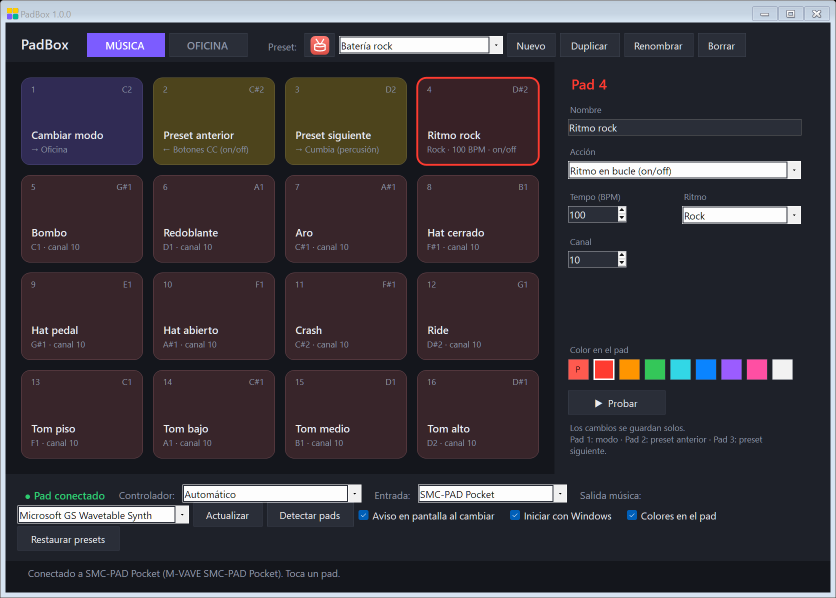
#> input picture docs/captura-primera-vez.png, 1672 x 1196 px (shown at 1/2 size)
$ python render.py ../docs/captura-primera-vez.png
#> lines starting #> are read from the running program, lines starting #| are printed output that depends on the picture
# Motion graphics promocional de PadBox: 1920x1080, 30 fps, 8 escenas de 2 compases a 126 BPM (~30 s).
# Dibuja cada fotograma con Pillow, escribe un MP4 intermedio (OpenCV) y la banda sonora (WAV) hecha con
# los sonidos originales del preset "Drum Pad EDM". mux.ps1 junta ambos en un MP4 H.264 con audio.
#   python render.py              -> out\video.mp4 + out\musica.wav
#   python render.py --stills 2,9 -> out\still_2.0.png, out\still_9.0.png (para revisar)
#   python render.py --lang en    -> versión en inglés en out\en (usa las capturas de docs\en)
import math
import os
import sys
import wave
from functools import lru_cache

import cv2
import numpy as np
from PIL import Image, ImageDraw, ImageFont, ImageFilter

HERE = os.path.dirname(os.path.abspath(__file__))
REPO = os.path.dirname(HERE)
LANG = sys.argv[sys.argv.index("--lang") + 1] if "--lang" in sys.argv else "es"
OUT = os.path.join(HERE, "out", "en") if LANG == "en" else os.path.join(HERE, "out")
SHOTS = os.path.join(REPO, "docs", "en") if LANG == "en" else os.path.join(REPO, "docs")

# Textos del video en inglés (cada texto que se dibuja se busca aquí tal cual)
EN = {
    "Tu controlador de pads, a otro nivel.": "Your pad controller, taken to the next level.",
    "Cualquier": "Works with",
    "controlador MIDI": "MIDI controllers",
    "de 8 o 16 pads": "with 8 or 16 pads",
    "y más": "and more",
    "El pad 1 cambia de modo": "Pad 1 switches modes",
    "y los pads 2 y 3 cambian de preset": "and pads 2 and 3 switch presets",
    "MÚSICA": "MUSIC",
    "OFICINA": "OFFICE",
    "MÚSICA  ·  1 de 13": "MUSIC  ·  1 of 13",
    "OFICINA  ·  1 de 6": "OFFICE  ·  1 of 6",
    "Batería rock": "Rock drums",
    "Escritorio": "Desktop",
    "Balada": "Ballad",
    "Reggaetón": "Reggaeton",
    "13 presets": "13 unique",
    "únicos": "presets",
    "Cada uno con su ritmo,": "Each with its own beat,",
    "instrumento y tonalidad": "instrument and key",
    "Bucles": "Synced",
    "sincronizados": "loops",
    "Prende capas y entran a tiempo": "Layers come in right on the beat",
    "Atajos con": "One-touch",
    "un toque": "shortcuts",
    "Windows · Navegador · OBS": "Windows · Browser · OBS",
    "Tus pads,": "Your pads,",
    "a todo color": "in full color",
    "El color cambia con cada preset": "Colors change with each preset",
    "M-VAVE SMC-PAD Pocket: probado": "M-VAVE SMC-PAD Pocket: tested",
    "Perfiles sin probar: Akai · Novation": "Untested profiles: Akai · Novation",
    "Otros: con «Detectar pads»": "Others: with “Detect pads”",
    "Gratis  ·  Windows 10 y 11  ·  Código abierto": "Free  ·  Windows 10 and 11  ·  Open source",
    "Consíguelo en Microsoft Store": "Get it on the Microsoft Store",
}


def tr(s):
    return EN.get(s, s) if LANG == "en" else s


W, H, FPS = 1920, 1080, 30
BPM = 126
BEAT = 60 / BPM
SCENE = 8 * BEAT                       # 2 compases (= largo de los bucles EDM)
N_SCENES = 8
DURATION = N_SCENES * SCENE
SS = 3                                 # supermuestreo para bordes suaves

# ---------- colores (los de la app) ----------
BG = (14, 16, 20)
PANEL = (30, 33, 41)
BODY = (34, 37, 46)
TEXT = (236, 238, 244)
MUTED = (150, 158, 178)
MUSIC = (124, 92, 255)
OFFICE = (0, 184, 148)
YELLOW = (255, 204, 0)
DEVICE_YELLOW = (250, 250, 0)
RED, ORANGE, GREEN = (255, 59, 48), (255, 149, 0), (52, 199, 89)
CYAN, BLUE, PURPLE, PINK, WHITE = (50, 215, 230), (10, 132, 255), (155, 92, 255), (255, 79, 163), (242, 242, 242)

FONT_DIR = r"C:\Windows\Fonts"
FONT_FILES = {"regular": "segoeui.ttf", "semibold": "seguisb.ttf", "bold": "segoeuib.ttf", "icons": "SegoeIcons.ttf"}


@lru_cache(64)
def font(weight, size):
    return ImageFont.truetype(os.path.join(FONT_DIR, FONT_FILES[weight]), size)


# ---------- animación ----------
def clamp(x, a=0.0, b=1.0):
    return max(a, min(b, x))


def prog(t, start, dur):
    return clamp((t - start) / dur)


def ease_out(x):
    x = clamp(x)
    return 1 - (1 - x) ** 3


def ease_in_out(x):
    x = clamp(x)
    return 4 * x ** 3 if x < 0.5 else 1 - (-2 * x + 2) ** 3 / 2


def ease_back(x, s=1.9):
    x = clamp(x)
    return 1 + (s + 1) * (x - 1) ** 3 + s * (x - 1) ** 2


def pulse(t, decay=0.16):
    """1 en cada tiempo (negra) y cae rápido: para que todo "golpee" con la música."""
    return math.exp(-(t % BEAT) / decay)


def mix(a, b, k):
    return tuple(int(a[i] + (b[i] - a[i]) * k) for i in range(3))


def q(c, step=6):
    return tuple(int(v) // step * step for v in c)


# ---------- sprites ----------
# [13 lines left out: function paste, not called in this run]


def paste_c(frame, spr, cx, cy, alpha=1.0):
    paste(frame, spr, cx - spr.size[0] / 2, cy - spr.size[1] / 2, alpha)


# [63 lines left out: functions rrect, glow, text, glyph, tile, pill, not called in this run]


# ---------- recursos ----------
def load_shot(name):
#> called with name = 'captura-primera-vez.png'
    for p in (os.path.join(SHOTS, name),):
        if os.path.exists(p):
            return Image.open(p).convert("RGBA")
#> returned value is the input picture: PIL image 1672x1196 RGBA; mean R, G, B, A 59.9, 55.9, 62.2, 255
    raise FileNotFoundError(name)


SHOT_MUSIC = load_shot("captura-primera-vez.png")
SHOT_OFFICE = load_shot("captura-oficina.png")
#> call 2 of load_shot, with name = 'captura-oficina.png'
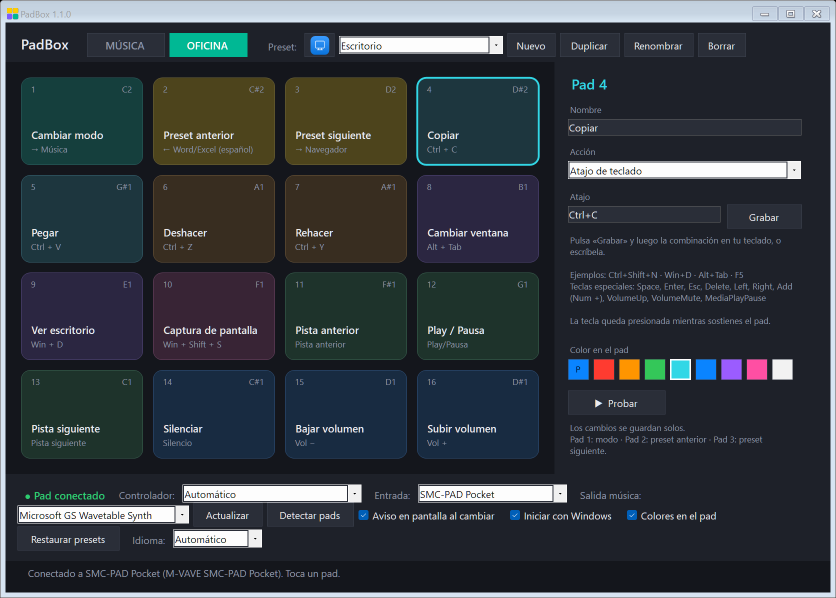
#> input picture docs/captura-oficina.png, 1672 x 1196 px (shown at 1/2 size)
#> in load_shot, returned value is the input picture: PIL image 1672x1196 RGBA; mean R, G, B, A 53.2, 59.6, 65.4, 255
SHOT_EDM = load_shot("captura-edm.png")
#> call 3 of load_shot, with name = 'captura-edm.png'
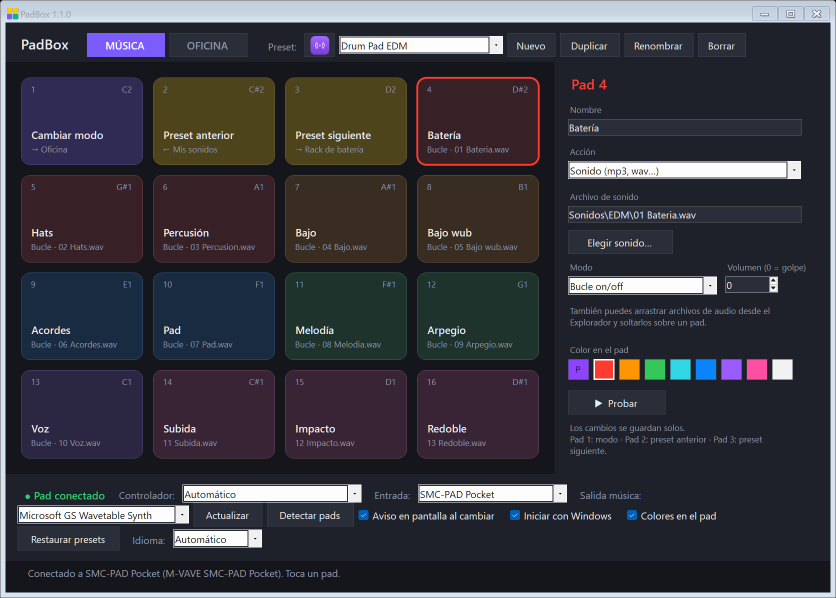
#> input picture docs/captura-edm.png, 1672 x 1196 px (shown at 1/2 size)
#> in load_shot, returned value is the input picture: PIL image 1672x1196 RGBA; mean R, G, B, A 58.2, 58, 65.2, 255


# [23 lines left out: functions shot_scaled, shadow, draw_shot, not called in this run]


def make_background():
    yy = np.linspace(0, 1, H)[:, None]
    xx = np.linspace(0, 1, W)[None, :]
    base = np.array(BG, float)
    shade = 1 + 0.25 * (1 - yy) - 0.35 * ((xx - 0.5) ** 2 + (yy - 0.45) ** 2)
    arr = np.clip(base[None, None, :] * shade[..., None], 0, 255).astype(np.uint8)
    img = Image.fromarray(arr, "RGB").convert("RGBA")
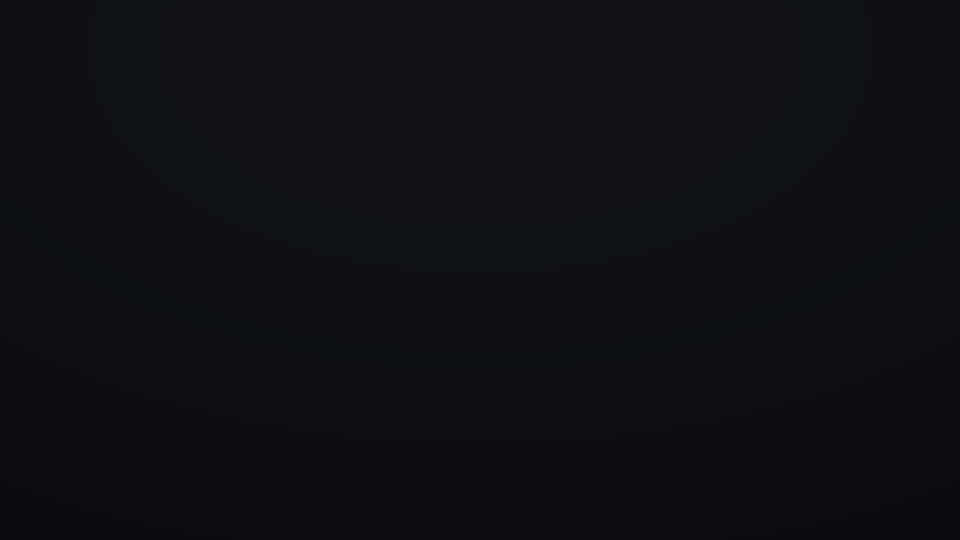
#> img: PIL image 1920x1080 RGBA (shown at 1/2 size); mean R, G, B, A 14.4, 16.5, 20.8, 255
    d = ImageDraw.Draw(img)
    for gx in range(0, W, 60):                      # cuadrícula de puntos muy suave
        for gy in range(0, H, 60):
            d.point((gx, gy), fill=(40, 44, 54, 255))
    return img


BACKGROUND = make_background()

# Íconos (mismos símbolos que PadBox)
IC = {"desktop": (0xE7F4, BLUE), "browser": (0xE774, OFFICE), "obs": (0xE7C8, (229, 72, 77)), "brush": (0xE771, (49, 168, 255)),
      "pen": (0xE76D, (255, 154, 0)), "doc": (0xE8A5, (79, 107, 237)), "notes": (0xE8D6, ORANGE), "keys": (0xE765, (91, 140, 255)),
      "song": (0xE90B, PINK), "bolt": (0xE945, (245, 176, 0)), "stream": (0xE93E, (142, 68, 255)), "drum": (0xE8D6, (255, 90, 79)),
      "play": (0xE768, (46, 204, 113)), "mic": (0xE720, (232, 67, 147))}
CHECK = 0xE73E


# ---------- el controlador dibujado ----------
# [51 lines left out: functions controller, caption, osd, not called in this run]


# ---------- escenas (lt = segundos desde el inicio de la escena) ----------
LOGO_COLORS = [YELLOW, YELLOW, MUSIC, OFFICE]


# [38 lines left out: functions logo, scene_intro, chase_press, not called in this run]


SPIRAL = [0, 1, 2, 3, 7, 11, 15, 14, 13, 12, 8, 4, 5, 6, 10, 9]


# [50 lines left out: functions scene_controller, scene_modes, not called in this run]


GENRES = ["Cumbia", "Cumbia villera", "Vallenato", "Cuarteto", "Rock", "Balada", "Blues", "Bossa nova", "Reggaetón", "Dubstep"]


# [14 lines left out: function scene_music, not called in this run]


EDM_PX, EDM_PY, EDM_PW, EDM_PH = [42, 306, 569, 833], [155, 350, 545, 740], 244, 173


# [40 lines left out: functions scene_edm, scene_office, not called in this run]


PALETTES = [
    ("Escritorio", [OFFICE, YELLOW, YELLOW, CYAN, CYAN, ORANGE, ORANGE, PURPLE, PURPLE, PINK, GREEN, GREEN, GREEN, BLUE, BLUE, BLUE]),
    ("OBS", [OFFICE, YELLOW, YELLOW, RED, RED, RED, RED, BLUE, BLUE, BLUE, BLUE, ORANGE, ORANGE, PINK, PURPLE, PURPLE]),
    ("Drum Pad EDM", [MUSIC, YELLOW, YELLOW, RED, RED, RED, ORANGE, ORANGE, BLUE, BLUE, GREEN, GREEN, PURPLE, PINK, PINK, PINK]),
    ("Cumbia", [MUSIC, YELLOW, YELLOW, RED] + [ORANGE] * 12),
]


# [44 lines left out: functions scene_colors, scene_outro, not called in this run]


SCENES = [scene_intro, scene_controller, scene_modes, scene_music, scene_edm, scene_office, scene_colors, scene_outro]


# [20 lines left out: functions render_frame, read_wav, not called in this run]


def soundtrack(path):
#> called with path = 'video/out/musica.wav'
    for d in (os.path.join(os.path.dirname(REPO), "Sonidos", "EDM"), os.path.join(REPO, "dist", "PadBox-1.0.0", "Sonidos", "EDM")):
        if os.path.isdir(d):
            src = d
            break
    else:
        raise FileNotFoundError("Ejecuta build.bat primero: faltan los sonidos EDM")
    names = {"bat": "01 Bateria", "hats": "02 Hats", "perc": "03 Percusion", "bajo": "04 Bajo", "wub": "05 Bajo wub", "acordes": "06 Acordes",
             "pad": "07 Pad", "mel": "08 Melodia", "arp": "09 Arpegio", "voz": "10 Voz", "subida": "11 Subida", "impacto": "12 Impacto", "redoble": "13 Redoble"}
    s = {k: read_wav(os.path.join(src, v + ".wav")) for k, v in names.items()}
    sr = 44100
    seg = int(round(SCENE * sr))
    total = seg * N_SCENES + sr * 2
    out = np.zeros(total, np.float32)

    # [5 lines left out: function put, not called in this run]

    plan = [
        {"pad": 0.75, "arp": 0.35, "subida": 0.8},
        {"impacto": 0.9, "bat": 0.85, "bajo": 0.7, "acordes": 0.5},
        {"bat": 0.85, "bajo": 0.7, "acordes": 0.45, "hats": 0.55, "mel": 0.6},
        {"bat": 0.85, "bajo": 0.7, "hats": 0.55, "mel": 0.55, "voz": 0.55, "perc": 0.5},
        {"bat": 0.85, "hats": 0.55, "wub": 0.45, "acordes": 0.45, "perc": 0.5},
        {"bat": 0.85, "hats": 0.55, "bajo": 0.7, "mel": 0.55, "arp": 0.35, "voz": 0.5},
        {"bat": 0.85, "hats": 0.55, "perc": 0.45, "bajo": 0.7, "acordes": 0.45, "mel": 0.5, "voz": 0.45, "redoble": 0.6},
        {"impacto": 0.9, "pad": 0.8, "acordes": 0.4, "arp": 0.3},
    ]
    for sec, parts in enumerate(plan):
        for k, g in parts.items():
            put(k, sec, g)
    out = out[: seg * N_SCENES]
    fade = int(1.2 * sr)
    out[-fade:] *= np.linspace(1, 0, fade) ** 1.5
    out = np.tanh(out * 1.1)
    out *= 0.9 / max(1e-6, np.abs(out).max())
    st = (np.repeat(out[:, None], 2, axis=1) * 32767).astype(np.int16)
    with wave.open(path, "wb") as w:
        w.setnchannels(2)
        w.setsampwidth(2)
        w.setframerate(sr)
        w.writeframes(st.tobytes())


def main():
    os.makedirs(OUT, exist_ok=True)
    if "--stills" in sys.argv:
        for ts in sys.argv[sys.argv.index("--stills") + 1].split(","):
            render_frame(float(ts)).save(os.path.join(OUT, f"still_{float(ts):.1f}.png"))
        return
    soundtrack(os.path.join(OUT, "musica.wav"))
    frames = int(round(DURATION * FPS))
    vw = cv2.VideoWriter(os.path.join(OUT, "video.mp4"), cv2.VideoWriter_fourcc(*"mp4v"), FPS, (W, H))
    vw.set(cv2.VIDEOWRITER_PROP_QUALITY, 100)
    for i in range(frames):
        img = render_frame(i / FPS)
        vw.write(cv2.cvtColor(np.asarray(img), cv2.COLOR_RGB2BGR))
        if i % 60 == 0:
            print(f"{i}/{frames}", flush=True)
    vw.release()
    print("listo", frames, "fotogramas")


if __name__ == "__main__":
#> (the run stopped early here; a loop or call above may not have finished)
